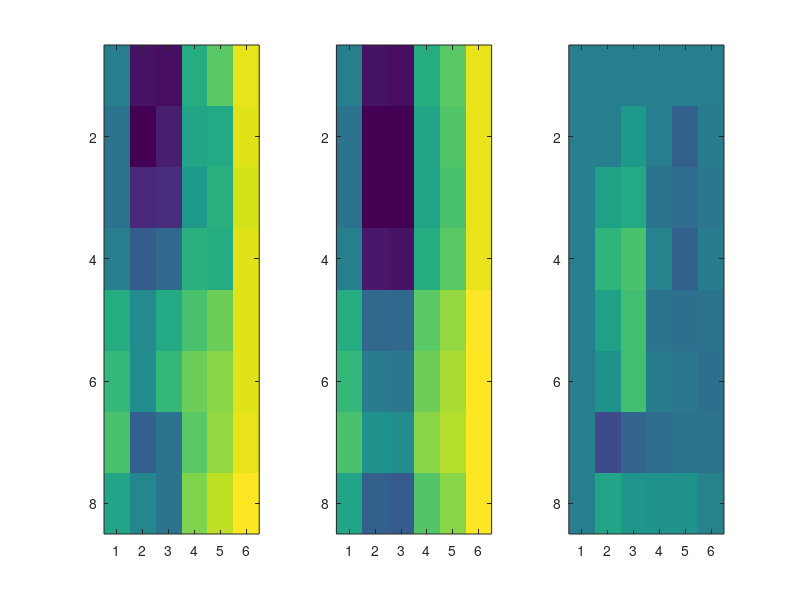

MATLAB code to generate this figure:
% For calculating Lowe synergy
% Data processing
clear; clc;
data = csvread('H522-U0126-IN7-avg.csv');
Y = data(2:end,1);
X = data(1,2:end);
data(1,:) = []; data(:,1) = [];

data = (data(1:8,:) + data(9:end,:))/2;
Y = Y(1:8);

data = data / data(1,1);
data = 1 - data;


effX = data(1,:);
effY = data(:,1);
effXm = ones(length(effY),1)*effX;
effYm = effY*ones(1,length(effX));



blissPred = effXm + effYm - effXm.*effYm;


cmin = min(min(data));
cmax = max(max(data));


subplot(1,3,1);
imagesc(data, [cmin cmax]);

subplot(1,3,2);
imagesc(blissPred, [cmin cmax]);
subplot(1,3,3);
imagesc(data - blissPred, [cmin cmax]);